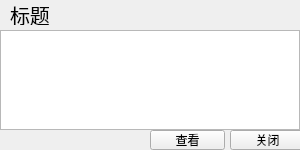
<?xml version="1.0" encoding="UTF-8"?>
<ui version="4.0">
 <class>MessDialog</class>
 <widget class="QWidget" name="MessDialog">
  <property name="geometry">
   <rect>
    <x>0</x>
    <y>0</y>
    <width>300</width>
    <height>150</height>
   </rect>
  </property>
  <property name="windowTitle">
   <string>MessDialog</string>
  </property>
  <widget class="QLabel" name="Title_label">
   <property name="geometry">
    <rect>
     <x>10</x>
     <y>5</y>
     <width>280</width>
     <height>20</height>
    </rect>
   </property>
   <property name="font">
    <font>
     <pointsize>15</pointsize>
    </font>
   </property>
   <property name="text">
    <string>标题</string>
   </property>
  </widget>
  <widget class="QTextBrowser" name="DocBrowser">
   <property name="geometry">
    <rect>
     <x>0</x>
     <y>30</y>
     <width>300</width>
     <height>100</height>
    </rect>
   </property>
  </widget>
  <widget class="QPushButton" name="CloseButton">
   <property name="geometry">
    <rect>
     <x>230</x>
     <y>130</y>
     <width>75</width>
     <height>20</height>
    </rect>
   </property>
   <property name="text">
    <string>关闭</string>
   </property>
  </widget>
  <widget class="QPushButton" name="WorkButton">
   <property name="geometry">
    <rect>
     <x>150</x>
     <y>130</y>
     <width>75</width>
     <height>20</height>
    </rect>
   </property>
   <property name="text">
    <string>查看</string>
   </property>
  </widget>
 </widget>
 <layoutdefault spacing="6" margin="11"/>
 <resources/>
 <connections/>
</ui>
